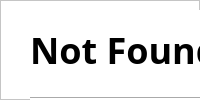
         <widget class="QWidget" name="page_4">
          <layout class="QHBoxLayout" name="horizontalLayout_19">
           <property name="spacing">
            <number>0</number>
           </property>
           <property name="leftMargin">
            <number>0</number>
           </property>
           <property name="topMargin">
            <number>0</number>
           </property>
           <property name="rightMargin">
            <number>0</number>
           </property>
           <property name="bottomMargin">
            <number>0</number>
           </property>
           <item>
            <widget class="QFrame" name="frame_40">
             <property name="styleSheet">
              <string notr="true">background-color: rgb(255, 255, 255);</string>
             </property>
             <property name="frameShape">
              <enum>QFrame::StyledPanel</enum>
             </property>
             <property name="frameShadow">
              <enum>QFrame::Raised</enum>
             </property>
             <widget class="QLabel" name="label_15">
              <property name="geometry">
               <rect>
                <x>30</x>
                <y>10</y>
                <width>231</width>
                <height>81</height>
               </rect>
              </property>
              <property name="font">
               <font>
                <family>宋体</family>
                <pointsize>27</pointsize>
               </font>
              </property>
              <property name="text">
               <string>&lt;html&gt;&lt;head/&gt;&lt;body&gt;&lt;p&gt;&lt;span style=&quot; font-weight:600;&quot;&gt;Not Found&lt;/span&gt;&lt;/p&gt;&lt;/body&gt;&lt;/html&gt;</string>
              </property>
             </widget>
             <widget class="Line" name="line">
              <property name="geometry">
               <rect>
                <x>30</x>
                <y>90</y>
                <width>801</width>
                <height>16</height>
               </rect>
              </property>
              <property name="orientation">
               <enum>Qt::Horizontal</enum>
              </property>
             </widget>
             <widget class="QLabel" name="label_16">
              <property name="geometry">
               <rect>
                <x>30</x>
                <y>110</y>
                <width>531</width>
                <height>51</height>
               </rect>
              </property>
              <property name="font">
               <font>
                <family>宋体</family>
                <pointsize>12</pointsize>
               </font>
              </property>
              <property name="text">
               <string>HTTP Error 404. The requested resource is not found.</string>
              </property>
             </widget>
            </widget>
           </item>
          </layout>
         </widget>
